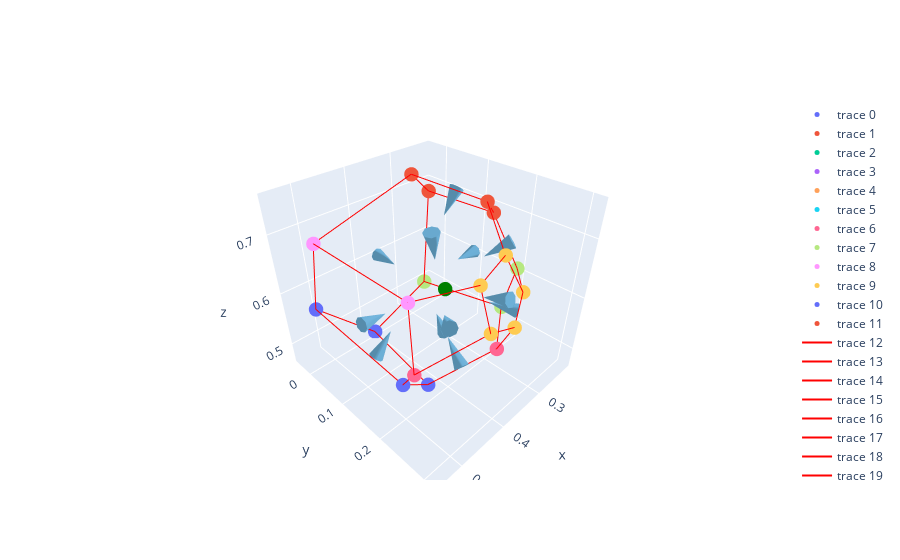

The code cell stored with this chart in its notebook:
### Code cell
# Define the vectors
#vectors = normals_for_faces('1') # Example vectors
vectors= []
mean_point = mean_poly('1')
for i in range(0, len(coords['1'])):
    vectors.append(normals_inside(i, mean_point))

# Create traces for points, lines, and vectors
traces = []
for points in coords['1']:
    x, y, z = zip(*points)
    trace_points = go.Scatter3d(x=x, y=y, z=z, mode='markers', marker=dict(size=5))
    traces.append(trace_points)


for edge in edges['1']:
    x, y, z = zip(*edge)
    trace_lines = go.Scatter3d(x=x, y=y, z=z, mode='lines', line=dict(color='red', width=2))
    traces.append(trace_lines)

for vector in vectors:
    x, y, z, u, v, w = vector
    trace_vector = go.Cone(x=[x], y=[y], z=[z], u=[u], v=[v], w=[w], showscale=False, colorscale='Blues', sizemode='absolute', sizeref=0.05)
    traces.append(trace_vector)

trace_point = go.Scatter3d(x = [mean_point[0]],y = [mean_point[1]], z = [mean_point[2]],mode = 'markers',
                           marker=dict(size=5,color='green'))

traces.append(trace_point)

# Create the figure
fig = go.Figure(data=traces)

# Set layout options
fig.update_layout(scene=dict(aspectmode='data'))

# Show the interactive plot
fig.show()

### Figure 1 — Plotly figure (JSON) as saved in the notebook; plotly's stock layout.template omitted (floating-point values rounded to 4 significant figures)
{"data": [{"marker": {"size": 5}, "mode": "markers", "type": "scatter3d", "x": [0.2658, 0.4031, 0.5209, 0.5051, 0.2941, 0.2516], "y": [0, 0, 0, 0, 0, 0], "z": [0.5192, 0.4702, 0.5778, 0.6858, 0.7353, 0.6959]}, {"marker": {"size": 5}, "mode": "markers", "type": "scatter3d", "x": [0.3482, 0.3215, 0.246, 0.2434, 0.2743], "y": [0.256, 0.2766, 0.2122, 0.1498, 0.1586], "z": [0.7034, 0.6432, 0.6249, 0.6989, 0.7281]}, {"marker": {"size": 5}, "mode": "markers", "type": "scatter3d", "x": [0.3276, 0.2534, 0.246, 0.3215, 0.355], "y": [0.2442, 0.193, 0.2122, 0.2766, 0.291], "z": [0.525, 0.5456, 0.6249, 0.6432, 0.6064]}, {"marker": {"size": 5}, "mode": "markers", "type": "scatter3d", "x": [0.4923, 0.5051, 0.409, 0.4112], "y": [0.2061, 0.2289, 0.2873, 0.264], "z": [0.6733, 0.574, 0.6226, 0.688]}, {"marker": {"size": 5}, "mode": "markers", "type": "scatter3d", "x": [0.5051, 0.4923, 0.5051, 0.5209, 0.5106], "y": [0.2289, 0.2061, 0, 0, 0.209], "z": [0.574, 0.6733, 0.6858, 0.5778, 0.5463]}, {"marker": {"size": 5}, "mode": "markers", "type": "scatter3d", "x": [0.3276, 0.2534, 0.2658, 0.4031, 0.4351], "y": [0.2442, 0.193, 0, 0, 0.1851], "z": [0.525, 0.5456, 0.5192, 0.4702, 0.4798]}, {"marker": {"size": 5}, "mode": "markers", "type": "scatter3d", "x": [0.5051, 0.409, 0.355, 0.3276, 0.4351, 0.5106], "y": [0.2289, 0.2873, 0.291, 0.2442, 0.1851, 0.209], "z": [0.574, 0.6226, 0.6064, 0.525, 0.4798, 0.5463]}, {"marker": {"size": 5}, "mode": "markers", "type": "scatter3d", "x": [0.2658, 0.2534, 0.246, 0.2434, 0.2516], "y": [0, 0.193, 0.2122, 0.1498, 0], "z": [0.5192, 0.5456, 0.6249, 0.6989, 0.6959]}, {"marker": {"size": 5}, "mode": "markers", "type": "scatter3d", "x": [0.5051, 0.4923, 0.4112, 0.3482, 0.2743, 0.2941], "y": [0, 0.2061, 0.264, 0.256, 0.1586, 0], "z": [0.6858, 0.6733, 0.688, 0.7034, 0.7281, 0.7353]}, {"marker": {"size": 5}, "mode": "markers", "type": "scatter3d", "x": [0.3215, 0.355, 0.409, 0.4112, 0.3482], "y": [0.2766, 0.291, 0.2873, 0.264, 0.256], "z": [0.6432, 0.6064, 0.6226, 0.688, 0.7034]}, {"marker": {"size": 5}, "mode": "markers", "type": "scatter3d", "x": [0.4031, 0.5209, 0.5106, 0.4351], "y": [0, 0, 0.209, 0.1851], "z": [0.4702, 0.5778, 0.5463, 0.4798]}, {"marker": {"size": 5}, "mode": "markers", "type": "scatter3d", "x": [0.2434, 0.2743, 0.2941, 0.2516], "y": [0.1498, 0.1586, 0, 0], "z": [0.6989, 0.7281, 0.7353, 0.6959]}, {"line": {"color": "red", "width": 2}, "mode": "lines", "type": "scatter3d", "x": [0.2658, 0.4031], "y": [0, 0], "z": [0.5192, 0.4702]}, {"line": {"color": "red", "width": 2}, "mode": "lines", "type": "scatter3d", "x": [0.4031, 0.5209], "y": [0, 0], "z": [0.4702, 0.5778]}, {"line": {"color": "red", "width": 2}, "mode": "lines", "type": "scatter3d", "x": [0.5209, 0.5051], "y": [0, 0], "z": [0.5778, 0.6858]}, {"line": {"color": "red", "width": 2}, "mode": "lines", "type": "scatter3d", "x": [0.5051, 0.2941], "y": [0, 0], "z": [0.6858, 0.7353]}, {"line": {"color": "red", "width": 2}, "mode": "lines", "type": "scatter3d", "x": [0.2941, 0.2516], "y": [0, 0], "z": [0.7353, 0.6959]}, {"line": {"color": "red", "width": 2}, "mode": "lines", "type": "scatter3d", "x": [0.2516, 0.2658], "y": [0, 0], "z": [0.6959, 0.5192]}, {"line": {"color": "red", "width": 2}, "mode": "lines", "type": "scatter3d", "x": [0.3482, 0.3215], "y": [0.256, 0.2766], "z": [0.7034, 0.6432]}, {"line": {"color": "red", "width": 2}, "mode": "lines", "type": "scatter3d", "x": [0.3215, 0.246], "y": [0.2766, 0.2122], "z": [0.6432, 0.6249]}, {"line": {"color": "red", "width": 2}, "mode": "lines", "type": "scatter3d", "x": [0.246, 0.2434], "y": [0.2122, 0.1498], "z": [0.6249, 0.6989]}, {"line": {"color": "red", "width": 2}, "mode": "lines", "type": "scatter3d", "x": [0.2434, 0.2743], "y": [0.1498, 0.1586], "z": [0.6989, 0.7281]}, {"line": {"color": "red", "width": 2}, "mode": "lines", "type": "scatter3d", "x": [0.2743, 0.3482], "y": [0.1586, 0.256], "z": [0.7281, 0.7034]}, {"line": {"color": "red", "width": 2}, "mode": "lines", "type": "scatter3d", "x": [0.3276, 0.2534], "y": [0.2442, 0.193], "z": [0.525, 0.5456]}, {"line": {"color": "red", "width": 2}, "mode": "lines", "type": "scatter3d", "x": [0.2534, 0.246], "y": [0.193, 0.2122], "z": [0.5456, 0.6249]}, {"line": {"color": "red", "width": 2}, "mode": "lines", "type": "scatter3d", "x": [0.3215, 0.246], "y": [0.2766, 0.2122], "z": [0.6432, 0.6249]}, {"line": {"color": "red", "width": 2}, "mode": "lines", "type": "scatter3d", "x": [0.3215, 0.355], "y": [0.2766, 0.291], "z": [0.6432, 0.6064]}, {"line": {"color": "red", "width": 2}, "mode": "lines", "type": "scatter3d", "x": [0.355, 0.3276], "y": [0.291, 0.2442], "z": [0.6064, 0.525]}, {"line": {"color": "red", "width": 2}, "mode": "lines", "type": "scatter3d", "x": [0.4923, 0.5051], "y": [0.2061, 0.2289], "z": [0.6733, 0.574]}, {"line": {"color": "red", "width": 2}, "mode": "lines", "type": "scatter3d", "x": [0.5051, 0.409], "y": [0.2289, 0.2873], "z": [0.574, 0.6226]}, {"line": {"color": "red", "width": 2}, "mode": "lines", "type": "scatter3d", "x": [0.409, 0.4112], "y": [0.2873, 0.264], "z": [0.6226, 0.688]}, {"line": {"color": "red", "width": 2}, "mode": "lines", "type": "scatter3d", "x": [0.4112, 0.4923], "y": [0.264, 0.2061], "z": [0.688, 0.6733]}, {"line": {"color": "red", "width": 2}, "mode": "lines", "type": "scatter3d", "x": [0.4923, 0.5051], "y": [0.2061, 0.2289], "z": [0.6733, 0.574]}, {"line": {"color": "red", "width": 2}, "mode": "lines", "type": "scatter3d", "x": [0.4923, 0.5051], "y": [0.2061, 0], "z": [0.6733, 0.6858]}, {"line": {"color": "red", "width": 2}, "mode": "lines", "type": "scatter3d", "x": [0.5209, 0.5051], "y": [0, 0], "z": [0.5778, 0.6858]}, {"line": {"color": "red", "width": 2}, "mode": "lines", "type": "scatter3d", "x": [0.5209, 0.5106], "y": [0, 0.209], "z": [0.5778, 0.5463]}, {"line": {"color": "red", "width": 2}, "mode": "lines", "type": "scatter3d", "x": [0.5106, 0.5051], "y": [0.209, 0.2289], "z": [0.5463, 0.574]}, {"line": {"color": "red", "width": 2}, "mode": "lines", "type": "scatter3d", "x": [0.3276, 0.2534], "y": [0.2442, 0.193], "z": [0.525, 0.5456]}, {"line": {"color": "red", "width": 2}, "mode": "lines", "type": "scatter3d", "x": [0.2534, 0.2658], "y": [0.193, 0], "z": [0.5456, 0.5192]}, {"line": {"color": "red", "width": 2}, "mode": "lines", "type": "scatter3d", "x": [0.2658, 0.4031], "y": [0, 0], "z": [0.5192, 0.4702]}, {"line": {"color": "red", "width": 2}, "mode": "lines", "type": "scatter3d", "x": [0.4031, 0.4351], "y": [0, 0.1851], "z": [0.4702, 0.4798]}, {"line": {"color": "red", "width": 2}, "mode": "lines", "type": "scatter3d", "x": [0.4351, 0.3276], "y": [0.1851, 0.2442], "z": [0.4798, 0.525]}, {"line": {"color": "red", "width": 2}, "mode": "lines", "type": "scatter3d", "x": [0.5051, 0.409], "y": [0.2289, 0.2873], "z": [0.574, 0.6226]}, {"line": {"color": "red", "width": 2}, "mode": "lines", "type": "scatter3d", "x": [0.409, 0.355], "y": [0.2873, 0.291], "z": [0.6226, 0.6064]}, {"line": {"color": "red", "width": 2}, "mode": "lines", "type": "scatter3d", "x": [0.355, 0.3276], "y": [0.291, 0.2442], "z": [0.6064, 0.525]}, {"line": {"color": "red", "width": 2}, "mode": "lines", "type": "scatter3d", "x": [0.4351, 0.3276], "y": [0.1851, 0.2442], "z": [0.4798, 0.525]}, {"line": {"color": "red", "width": 2}, "mode": "lines", "type": "scatter3d", "x": [0.4351, 0.5106], "y": [0.1851, 0.209], "z": [0.4798, 0.5463]}, {"line": {"color": "red", "width": 2}, "mode": "lines", "type": "scatter3d", "x": [0.5106, 0.5051], "y": [0.209, 0.2289], "z": [0.5463, 0.574]}, {"line": {"color": "red", "width": 2}, "mode": "lines", "type": "scatter3d", "x": [0.2534, 0.2658], "y": [0.193, 0], "z": [0.5456, 0.5192]}, {"line": {"color": "red", "width": 2}, "mode": "lines", "type": "scatter3d", "x": [0.2534, 0.246], "y": [0.193, 0.2122], "z": [0.5456, 0.6249]}, {"line": {"color": "red", "width": 2}, "mode": "lines", "type": "scatter3d", "x": [0.246, 0.2434], "y": [0.2122, 0.1498], "z": [0.6249, 0.6989]}, {"line": {"color": "red", "width": 2}, "mode": "lines", "type": "scatter3d", "x": [0.2434, 0.2516], "y": [0.1498, 0], "z": [0.6989, 0.6959]}, {"line": {"color": "red", "width": 2}, "mode": "lines", "type": "scatter3d", "x": [0.2516, 0.2658], "y": [0, 0], "z": [0.6959, 0.5192]}, {"line": {"color": "red", "width": 2}, "mode": "lines", "type": "scatter3d", "x": [0.4923, 0.5051], "y": [0.2061, 0], "z": [0.6733, 0.6858]}, {"line": {"color": "red", "width": 2}, "mode": "lines", "type": "scatter3d", "x": [0.4112, 0.4923], "y": [0.264, 0.2061], "z": [0.688, 0.6733]}, {"line": {"color": "red", "width": 2}, "mode": "lines", "type": "scatter3d", "x": [0.4112, 0.3482], "y": [0.264, 0.256], "z": [0.688, 0.7034]}, {"line": {"color": "red", "width": 2}, "mode": "lines", "type": "scatter3d", "x": [0.2743, 0.3482], "y": [0.1586, 0.256], "z": [0.7281, 0.7034]}, {"line": {"color": "red", "width": 2}, "mode": "lines", "type": "scatter3d", "x": [0.2743, 0.2941], "y": [0.1586, 0], "z": [0.7281, 0.7353]}, {"line": {"color": "red", "width": 2}, "mode": "lines", "type": "scatter3d", "x": [0.5051, 0.2941], "y": [0, 0], "z": [0.6858, 0.7353]}, {"line": {"color": "red", "width": 2}, "mode": "lines", "type": "scatter3d", "x": [0.3215, 0.355], "y": [0.2766, 0.291], "z": [0.6432, 0.6064]}, {"line": {"color": "red", "width": 2}, "mode": "lines", "type": "scatter3d", "x": [0.409, 0.355], "y": [0.2873, 0.291], "z": [0.6226, 0.6064]}, {"line": {"color": "red", "width": 2}, "mode": "lines", "type": "scatter3d", "x": [0.409, 0.4112], "y": [0.2873, 0.264], "z": [0.6226, 0.688]}, {"line": {"color": "red", "width": 2}, "mode": "lines", "type": "scatter3d", "x": [0.4112, 0.3482], "y": [0.264, 0.256], "z": [0.688, 0.7034]}, {"line": {"color": "red", "width": 2}, "mode": "lines", "type": "scatter3d", "x": [0.3482, 0.3215], "y": [0.256, 0.2766], "z": [0.7034, 0.6432]}, {"line": {"color": "red", "width": 2}, "mode": "lines", "type": "scatter3d", "x": [0.4031, 0.5209], "y": [0, 0], "z": [0.4702, 0.5778]}, {"line": {"color": "red", "width": 2}, "mode": "lines", "type": "scatter3d", "x": [0.5209, 0.5106], "y": [0, 0.209], "z": [0.5778, 0.5463]}, {"line": {"color": "red", "width": 2}, "mode": "lines", "type": "scatter3d", "x": [0.4351, 0.5106], "y": [0.1851, 0.209], "z": [0.4798, 0.5463]}, {"line": {"color": "red", "width": 2}, "mode": "lines", "type": "scatter3d", "x": [0.4031, 0.4351], "y": [0, 0.1851], "z": [0.4702, 0.4798]}, {"line": {"color": "red", "width": 2}, "mode": "lines", "type": "scatter3d", "x": [0.2434, 0.2743], "y": [0.1498, 0.1586], "z": [0.6989, 0.7281]}, {"line": {"color": "red", "width": 2}, "mode": "lines", "type": "scatter3d", "x": [0.2743, 0.2941], "y": [0.1586, 0], "z": [0.7281, 0.7353]}, {"line": {"color": "red", "width": 2}, "mode": "lines", "type": "scatter3d", "x": [0.2941, 0.2516], "y": [0, 0], "z": [0.7353, 0.6959]}, {"line": {"color": "red", "width": 2}, "mode": "lines", "type": "scatter3d", "x": [0.2434, 0.2516], "y": [0.1498, 0], "z": [0.6989, 0.6959]}, {"colorscale": [[0, "rgb(247,251,255)"], [0.125, "rgb(222,235,247)"], [0.25, "rgb(198,219,239)"], [0.375, "rgb(158,202,225)"], [0.5, "rgb(107,174,214)"], [0.625, "rgb(66,146,198)"], [0.75, "rgb(33,113,181)"], [0.875, "rgb(8,81,156)"], [1, "rgb(8,48,107)"]], "showscale": false, "sizemode": "absolute", "sizeref": 0.05, "type": "cone", "u": [0], "v": [0.02056], "w": [0], "x": [0.3734], "y": [0], "z": [0.614]}, {"colorscale": [[0, "rgb(247,251,255)"], [0.125, "rgb(222,235,247)"], [0.25, "rgb(198,219,239)"], [0.375, "rgb(158,202,225)"], [0.5, "rgb(107,174,214)"], [0.625, "rgb(66,146,198)"], [0.75, "rgb(33,113,181)"], [0.875, "rgb(8,81,156)"], [1, "rgb(8,48,107)"]], "showscale": false, "sizemode": "absolute", "sizeref": 0.05, "type": "cone", "u": [0.004249], "v": [-0.004054], "w": [-0.003267], "x": [0.2867], "y": [0.2106], "z": [0.6797]}, {"colorscale": [[0, "rgb(247,251,255)"], [0.125, "rgb(222,235,247)"], [0.25, "rgb(198,219,239)"], [0.375, "rgb(158,202,225)"], [0.5, "rgb(107,174,214)"], [0.625, "rgb(66,146,198)"], [0.75, "rgb(33,113,181)"], [0.875, "rgb(8,81,156)"], [1, "rgb(8,48,107)"]], "showscale": false, "sizemode": "absolute", "sizeref": 0.05, "type": "cone", "u": [0.004451], "v": [-0.00573], "w": [0.001797], "x": [0.3007], "y": [0.2434], "z": [0.589]}, {"colorscale": [[0, "rgb(247,251,255)"], [0.125, "rgb(222,235,247)"], [0.25, "rgb(198,219,239)"], [0.375, "rgb(158,202,225)"], [0.5, "rgb(107,174,214)"], [0.625, "rgb(66,146,198)"], [0.75, "rgb(33,113,181)"], [0.875, "rgb(8,81,156)"], [1, "rgb(8,48,107)"]], "showscale": false, "sizemode": "absolute", "sizeref": 0.05, "type": "cone", "u": [-0.006906], "v": [-0.008926], "w": [-0.002949], "x": [0.4544], "y": [0.2466], "z": [0.6395]}, {"colorscale": [[0, "rgb(247,251,255)"], [0.125, "rgb(222,235,247)"], [0.25, "rgb(198,219,239)"], [0.375, "rgb(158,202,225)"], [0.5, "rgb(107,174,214)"], [0.625, "rgb(66,146,198)"], [0.75, "rgb(33,113,181)"], [0.875, "rgb(8,81,156)"], [1, "rgb(8,48,107)"]], "showscale": false, "sizemode": "absolute", "sizeref": 0.05, "type": "cone", "u": [-0.02018], "v": [-0.001435], "w": [-0.002947], "x": [0.5068], "y": [0.1288], "z": [0.6114]}, {"colorscale": [[0, "rgb(247,251,255)"], [0.125, "rgb(222,235,247)"], [0.25, "rgb(198,219,239)"], [0.375, "rgb(158,202,225)"], [0.5, "rgb(107,174,214)"], [0.625, "rgb(66,146,198)"], [0.75, "rgb(33,113,181)"], [0.875, "rgb(8,81,156)"], [1, "rgb(8,48,107)"]], "showscale": false, "sizemode": "absolute", "sizeref": 0.05, "type": "cone", "u": [0.00534], "v": [-0.001705], "w": [0.01495], "x": [0.337], "y": [0.1245], "z": [0.508]}, {"colorscale": [[0, "rgb(247,251,255)"], [0.125, "rgb(222,235,247)"], [0.25, "rgb(198,219,239)"], [0.375, "rgb(158,202,225)"], [0.5, "rgb(107,174,214)"], [0.625, "rgb(66,146,198)"], [0.75, "rgb(33,113,181)"], [0.875, "rgb(8,81,156)"], [1, "rgb(8,48,107)"]], "showscale": false, "sizemode": "absolute", "sizeref": 0.05, "type": "cone", "u": [-0.001128], "v": [-0.004183], "w": [0.002786], "x": [0.4237], "y": [0.2409], "z": [0.559]}, {"colorscale": [[0, "rgb(247,251,255)"], [0.125, "rgb(222,235,247)"], [0.25, "rgb(198,219,239)"], [0.375, "rgb(158,202,225)"], [0.5, "rgb(107,174,214)"], [0.625, "rgb(66,146,198)"], [0.75, "rgb(33,113,181)"], [0.875, "rgb(8,81,156)"], [1, "rgb(8,48,107)"]], "showscale": false, "sizemode": "absolute", "sizeref": 0.05, "type": "cone", "u": [0.0148], "v": [0.0007845], "w": [0.00119], "x": [0.252], "y": [0.111], "z": [0.6169]}, {"colorscale": [[0, "rgb(247,251,255)"], [0.125, "rgb(222,235,247)"], [0.25, "rgb(198,219,239)"], [0.375, "rgb(158,202,225)"], [0.5, "rgb(107,174,214)"], [0.625, "rgb(66,146,198)"], [0.75, "rgb(33,113,181)"], [0.875, "rgb(8,81,156)"], [1, "rgb(8,48,107)"]], "showscale": false, "sizemode": "absolute", "sizeref": 0.05, "type": "cone", "u": [-0.00375], "v": [-0.001199], "w": [-0.01597], "x": [0.3875], "y": [0.1475], "z": [0.7023]}, {"colorscale": [[0, "rgb(247,251,255)"], [0.125, "rgb(222,235,247)"], [0.25, "rgb(198,219,239)"], [0.375, "rgb(158,202,225)"], [0.5, "rgb(107,174,214)"], [0.625, "rgb(66,146,198)"], [0.75, "rgb(33,113,181)"], [0.875, "rgb(8,81,156)"], [1, "rgb(8,48,107)"]], "showscale": false, "sizemode": "absolute", "sizeref": 0.05, "type": "cone", "u": [9.703e-05], "v": [-0.002528], "w": [-0.0009053], "x": [0.369], "y": [0.275], "z": [0.6527]}, {"colorscale": [[0, "rgb(247,251,255)"], [0.125, "rgb(222,235,247)"], [0.25, "rgb(198,219,239)"], [0.375, "rgb(158,202,225)"], [0.5, "rgb(107,174,214)"], [0.625, "rgb(66,146,198)"], [0.75, "rgb(33,113,181)"], [0.875, "rgb(8,81,156)"], [1, "rgb(8,48,107)"]], "showscale": false, "sizemode": "absolute", "sizeref": 0.05, "type": "cone", "u": [-0.0225], "v": [0.002599], "w": [0.02461], "x": [0.4674], "y": [0.09854], "z": [0.5185]}, {"colorscale": [[0, "rgb(247,251,255)"], [0.125, "rgb(222,235,247)"], [0.25, "rgb(198,219,239)"], [0.375, "rgb(158,202,225)"], [0.5, "rgb(107,174,214)"], [0.625, "rgb(66,146,198)"], [0.75, "rgb(33,113,181)"], [0.875, "rgb(8,81,156)"], [1, "rgb(8,48,107)"]], "showscale": false, "sizemode": "absolute", "sizeref": 0.05, "type": "cone", "u": [0.004696], "v": [0.0003573], "w": [-0.005068], "x": [0.2658], "y": [0.07711], "z": [0.7145]}, {"marker": {"color": "green", "size": 5}, "mode": "markers", "type": "scatter3d", "x": [0.3687], "y": [0.1581], "z": [0.6172]}], "layout": {"scene": {"aspectmode": "data"}}}
